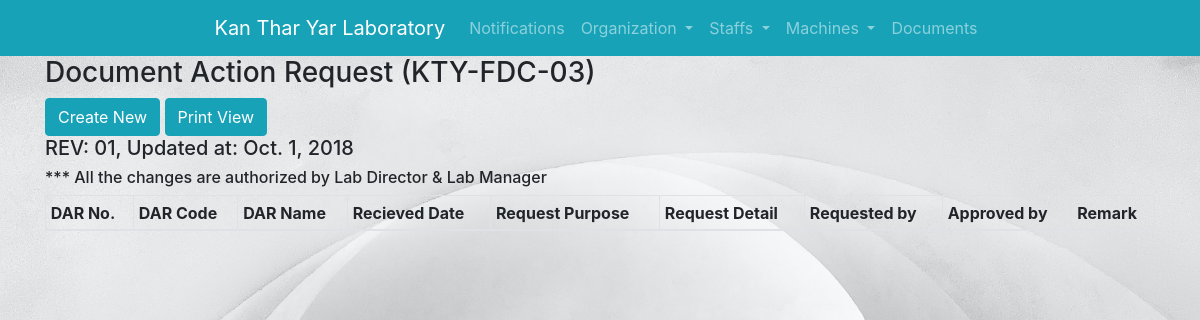
Before: /documents/dar/list/ with the older database file.
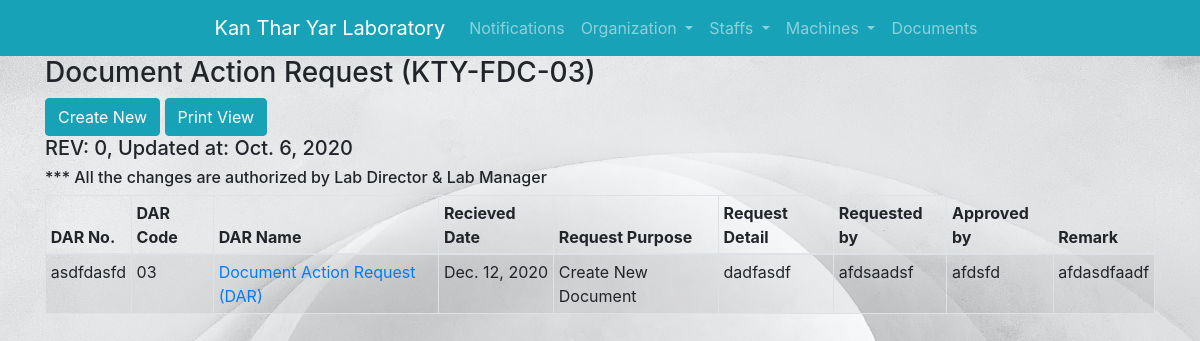
After: the same page with the newer database file.
### documents/models.py (models this page shows, shortened)
class documents(models.Model):
    DEPARTMENTS = (('DC', 'DC'), ('QMS', 'QMS'), ('AD', 'AD'), ('ML', 'ML'),)
    DOC_TYPES = (('Manual', 'Manual'), ('Procedure', 'Procedure'), ('Form', 'Form'), ('WI', 'WI'), ('Others', 'Others'),)
    code = models.CharField(max_length=100, blank=True, null=True)
    name = models.CharField(max_length=100, blank=True, null=True)
    type = models.CharField(max_length=100, blank=True, null=True, choices=DOC_TYPES)
    rev = models.CharField(max_length=100, blank=True, null=True)
    department = models.CharField(max_length=100, blank=True, null=True, choices=DEPARTMENTS)
    issued_date = models.DateTimeField(' in mm/dd/yyyy format (e.g. 12/31/2020)',
                                       auto_now_add=False, auto_now=False,blank=True, null=True)
    indexing_method = models.CharField(max_length=100, blank=True, null=True)
    related_procedure = models.CharField(max_length=100, blank=True, null=True)
    storage_location = models.CharField(max_length=100, blank=True, null=True)
    retention_period = models.CharField(max_length=100, blank=True, null=True)
    original_doc = models.CharField(max_length=100, blank=True, null=True)
    distributed_dept = models.CharField(max_length=100, blank=True, null=True)
    def get_date(self):
        return self.issued_date.date()

class dar(models.Model):
    DEPARTMENTS = (('DC', 'DC'), ('QMS', 'QMS'), ('AD', 'AD'), ('ML', 'ML'),)
    DOC_TYPES = (('Manual', 'Manual'), ('Procedure', 'Procedure'), ('Form', 'Form'), ('WI', 'WI'), ('Others', 'Others'),)
    PURPOSE = (('Create New Document', 'Create New Document'), ('Update Revision', 'Update Revision'),)
    name = models.CharField('Doc.Name (Filled by request person)',max_length=100, blank=True, null=True)
    code = models.CharField('Doc.Code with REV No. (Filled by request person)',max_length=100, blank=True, null=True)
    received_date = models.DateTimeField('Fill date in mm/dd/yyyy format (e.g. 12/31/2020)(Filled by request person)',
                                       auto_now_add=False, auto_now=False,blank=True, null=True)
    purpose = models.CharField('Request Purpose (Filled by request person)',max_length=100, blank=True, null=True, choices=PURPOSE)
    detail = models.CharField('Request Detail (Filled by request person)',max_length=200, blank=True, null=True)
    requested_by = models.CharField('Requested Person (Filled by request person)',max_length=100, blank=True, null=True)
    dar_no = models.CharField('DAR No. (Filled by DC)',max_length=100, blank=True, null=True)
    approved_by = models.CharField('Approved Person (Filled by DC)',max_length=100, blank=True, null=True)
    remark = models.CharField('Remark (Filled by DC)',max_length=100, blank=True, null=True)
    def get_date(self):
        return self.received_date.date()

### documents/views.py (the view)
# urls.py: path('dar/list/', views.dar_list,  name="dar_list"),
def dar_list (request):
    target = documents.objects.get(name='Document Action Request (DAR)')
    dar1 = dar.objects.all().order_by('code');
    return render(request, 'documents/dar/dar_list.html', {'dars': dar1,
                                                                      'target':target})

### documents/templates/documents/dar/dar_list.html
{% extends 'base_layout.html' %}
{% block content%}
        <h3>Document Action Request (KTY-FDC-03)</h3>
        <a href="{% url 'documents:dar_create' %}" class="btn btn-info" role="button">Create New</a>
        <a href="{% url 'documents:dar_list_print' %}" class="btn btn-info" role="button">Print View</a>
        <h5>REV: {{target.rev}}, Updated at: {{target.get_date}}</h5>
        <h6>*** All the changes are authorized by Lab Director & Lab Manager </h6>
        <table id="document_master_list" class="table table-hover table-striped table-bordered table-sm " cellspacing="0"
  width="100%">
  <thead>
    <tr>
      <th >DAR No.</th>
      <th >DAR Code</th>
      <th >DAR Name</th>
        <th >Recieved Date</th>
        <th >Request Purpose</th>
        <th >Request Detail</th>
        <th >Requested by</th>
      <th >Approved by</th>
      <th >Remark</th>
    </tr>
  </thead>
  <tbody>
  {% for dar in dars %}
    <tr>
      <td>{{ dar.dar_no }}</td>
      <td>{{ dar.code }}</td>
      <td><a href="{% url 'documents:dar_detail' pk=dar.pk %}">{{ dar.name }}</a></td>
        <td>{{ dar.get_date }}</td>
        <td>{{ dar.purpose }}</td>
        <td>{{ dar.detail }}</td>
        <td>{{ dar.requested_by }}</td>
      <td>{{ dar.approved_by }}</td>
      <td>{{ dar.remark }}</td>
    </tr>
  {% endfor %}
  </tbody>
</table>
{% endblock %}

Changed rows visible on the page:
removed documents: rev "01", get_date "Oct. 1, 2018"
added documents: rev "0", get_date "Oct. 6, 2020"
added dar: dar_no "asdfdasfd", code "03", name "Document Action Request (DAR)", get_date "Dec. 12, 2020", purpose "Create New Document", detail "dadfasdf", requested_by "afdsaadsf", approved_by "afdsfd", remark "afdasdfaadf"
